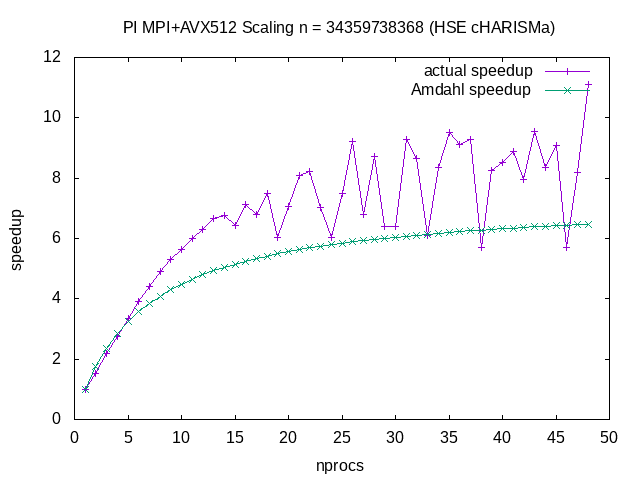

Recreate this plot in gnuplot.
set terminal png enhanced notransparent
set output 'pi_hse_test_1_speedup.png'
set title 'PI MPI+AVX512 Scaling n = 34359738368 (HSE cHARISMa)'
set xlabel 'nprocs'
set ylabel 'speedup'
plot 'pi_hse_test_1_speedup.csv' using 2:3 with linespoints title 'actual speedup', 'pi_hse_test_1_speedup.csv' using 2:4 with linespoints title 'Amdahl speedup'
